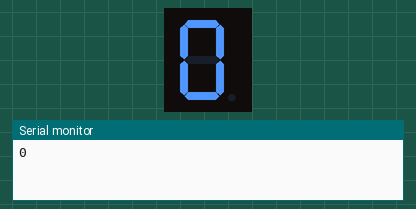
The sketch below on a simulated Arduino Uno, built with avr-gcc and run on an emulated ATmega328P. Parts: 1-digit seven-segment display, the last lines printed to the serial monitor. Wiring (inferred from the names in the program): 1-digit 7-segment display, segments lit when LOW: segments pin 2, pin 3, pin 4, pin 5, pin 6, pin 7, pin 8. The segment pins are drawn as the display they are named for.

Above: at 0.1 s.
At 1.1 s:
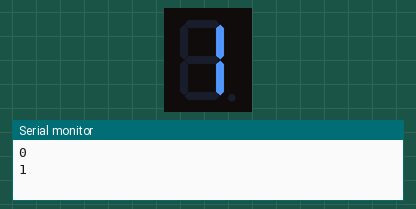
At 2.1 s:
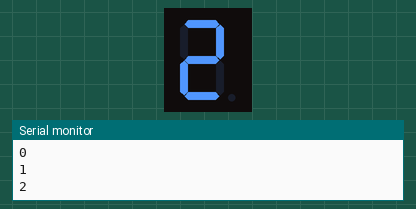
At 4.1 s:
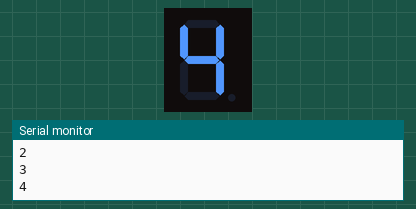
At 6.1 s:
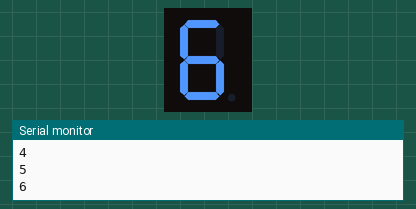
At 9.1 s:
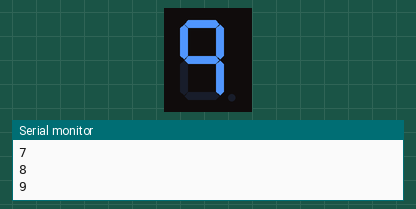

The sketch:

DecoderBCD_7seg.ino
```cpp
// Definimos nuestras 7 salidas para el display de 7 segmentos
#define A 2
#define B 3
#define C 4
#define D 5
#define E 6
#define F 7
#define G 8
// Variable global de cuenta
int count = 0;

void setup() {
  // put your setup code here, to run once:
  Serial.begin(9600); // Inicializar la comunicación serie
  pinMode(A, OUTPUT);
  pinMode(B, OUTPUT);
  pinMode(C, OUTPUT);
  pinMode(D, OUTPUT);
  pinMode(E, OUTPUT);
  pinMode(F, OUTPUT);
  pinMode(G, OUTPUT);
}

void loop() {
  int trama[7];
  decodifica(count, trama);
  Serial.println(count);
  enviaTrama(trama);
  if(count < 9){
    count++;
  }
  else{
    count = 0;
  }
  delay(1000);
}

void enviaTrama(int trama[]){
  for(int index = 0; index < 7; index++){
    if(trama[index] == 1){
      digitalWrite(index + 2, HIGH);
    }
    else{
      digitalWrite(index + 2, LOW);
    }
  }
}

void decodifica(int numero, int trama[]) {
  switch (numero) {
    case 1:
      trama[0] = 1; trama[1] = 0; trama[2] = 0; trama[3] = 1; trama[4] = 1; trama[5] = 1; trama[6] = 1;
      break;
    case 2:
      trama[0] = 0; trama[1] = 0; trama[2] = 1; trama[3] = 0; trama[4] = 0; trama[5] = 1; trama[6] = 0;
      break;
    case 3:
      trama[0] = 0; trama[1] = 0; trama[2] = 0; trama[3] = 0; trama[4] = 1; trama[5] = 1; trama[6] = 0;
      break;
    case 4:
      trama[0] = 1; trama[1] = 0; trama[2] = 0; trama[3] = 1; trama[4] = 1; trama[5] = 0; trama[6] = 0;
      break;
    case 5:
      trama[0] = 0; trama[1] = 1; trama[2] = 0; trama[3] = 0; trama[4] = 1; trama[5] = 0; trama[6] = 0;
      break;
    case 6:
      trama[0] = 0; trama[1] = 1; trama[2] = 0; trama[3] = 0; trama[4] = 0; trama[5] = 0; trama[6] = 0;
      break;
    case 7:
      trama[0] = 0; trama[1] = 0; trama[2] = 0; trama[3] = 1; trama[4] = 1; trama[5] = 1; trama[6] = 1;
      break;
    case 8:
      trama[0] = 0; trama[1] = 0; trama[2] = 0; trama[3] = 0; trama[4] = 0; trama[5] = 0; trama[6] = 0;
      break;
    case 9:
      trama[0] = 0; trama[1] = 0; trama[2] = 0; trama[3] = 1; trama[4] = 1; trama[5] = 0; trama[6] = 0;
      break;
    case 0:
      trama[0] = 0; trama[1] = 0; trama[2] = 0; trama[3] = 0; trama[4] = 0; trama[5] = 0; trama[6] = 1;
      break;
    default:
      // Para otros números, definir otras tramas aquí
      for (int i = 0; i < 7; i++) {
        trama[i] = 0;
      }
      break;
  }
}
```

Measured:
- by itself, everything shown: repeats every 10.0 s, in 10 steps
- what the display in image 1 shows lasts 1.0 s, from 1.0 s to 2.0 s
